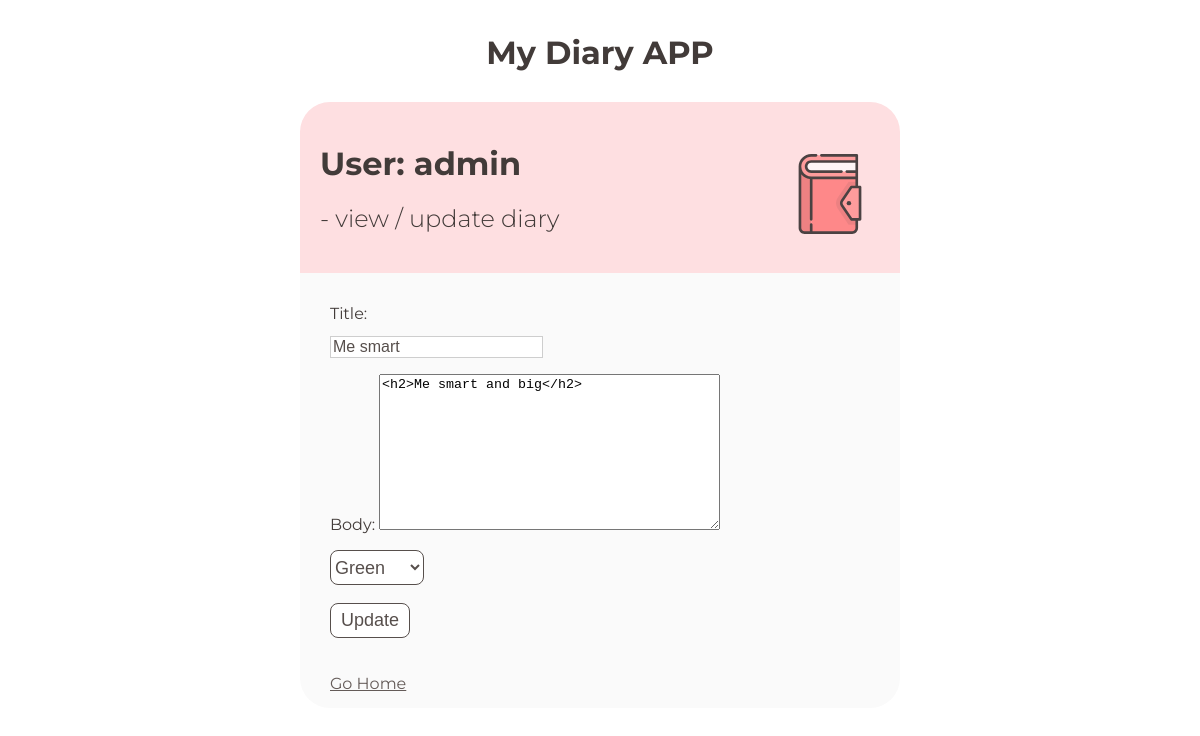
Page /update/11 (signed in) on the earlier database version.
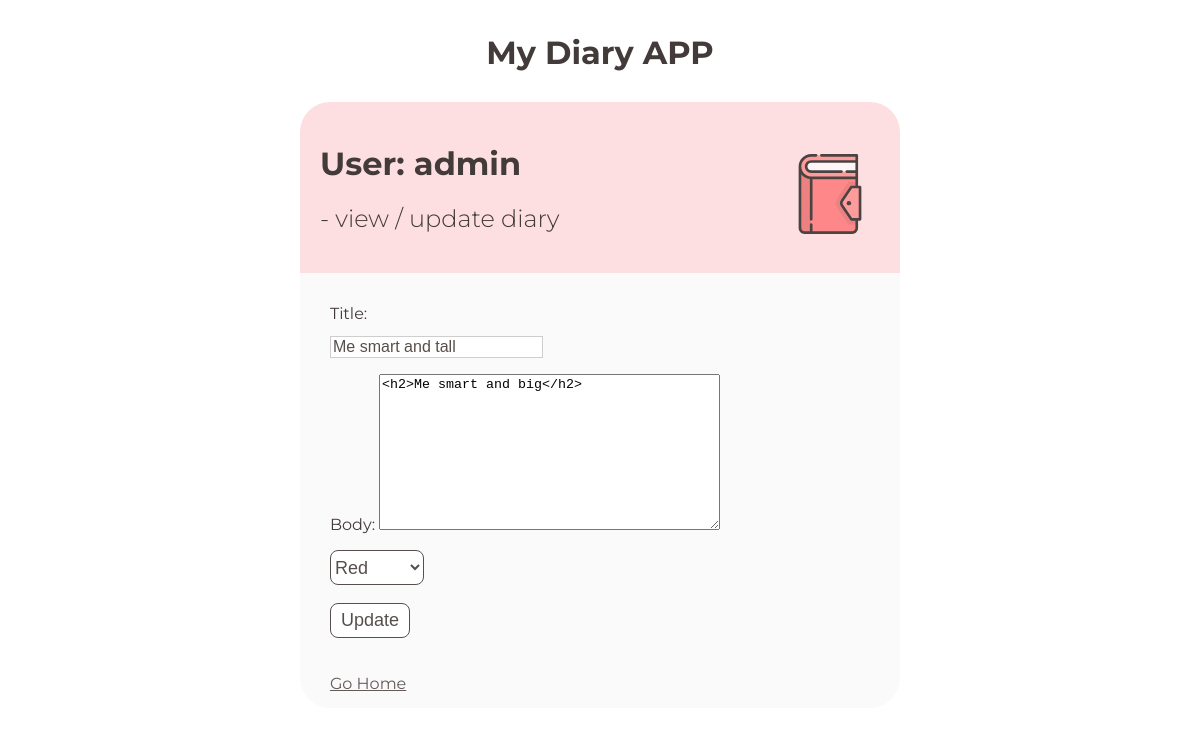
Same page on the later database version.
### main/models.py (models this page shows, shortened)
class Diary(models.Model):
    user = models.ForeignKey(User, on_delete = models.CASCADE, null = True, blank = True)
    title = models.CharField(max_length = 128, null = True)
    body = RichTextField(blank = True, null = True)
    created = models.CharField(default = timezone.now, max_length = 128)
    order = models.DateTimeField(auto_now_add = True, null = True)
    color = models.ForeignKey(Color, on_delete = models.CASCADE, null = True)
    class Meta:
        ordering = ['-order']

class Color(models.Model):
    color = models.CharField(max_length = 128)
    def __str__(self):
        return self.color

### main/views.py (the view, shortened to what this page needs)
# urls.py: path("update/<int:current_id>", views.update, name = "update"),
def update(request, current_id):
    if not request.user.is_authenticated:
        return redirect(reverse_lazy("main:signin"))
    diary = Diary.objects.get(id = current_id, user = request.user)
    colors = Color.objects.all()
    form = DiaryForm(instance = diary)
    if form.is_valid():
        form.save()
    return render(request, "main/update.html", {
        "diary" : diary,
        "form" : form,
        "colors" : colors,
    })

### main/forms.py
class DiaryForm(forms.ModelForm):
    class Meta:
        model = Diary
        fields = ["title", "body"]

### main/templates/main/update.html (shortened to what this page needs)
{% load static %}
<!DOCTYPE html>
<html>
<head>
    <link href="{% static 'main/style.css' %}" rel="stylesheet">
</head>
<body>
    <div class="nav-container">
        <h1>
            My Diary APP
        </h1>
    </div>
    <div class="main-container">
        <div class="head-container">
            <h1>
                <img src="{% static 'images/favicon.svg' %}" class="main-icon">
                User: {{ request.user.username }}
            </h1>
            <h2>
                 -  view / update diary
            </h2>
        </div>
        <div class="diary-container">
            <form method="post">
                {{ form.as_p }}
                <select name="color">
                    {% if diary.color %}
                    <option value="{{ diary.color }}">{{ diary.color }}</option>
                    {% else %}
                    <option value="">No Color</option>
                    {% endif %}
                </select>
                <br><br>
                <button type="submit" class="submit-button">Update</button>
                <br><br><br>
                <a href="{% url 'main:index' %}">Go Home</a>
            </form>
        </div>
    </div>
</body>
</html>

Differences in the rows shown:
changed Diary "<h2>Me smart and big</h2>": title "Me smart" → "Me smart and tall"; color "Green" → "Red"
